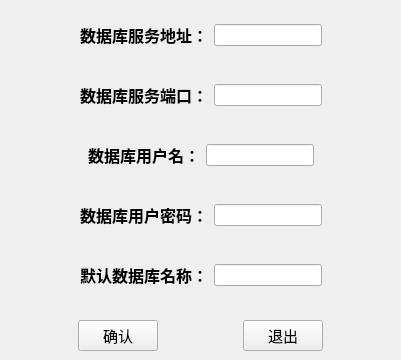
<?xml version="1.0" encoding="UTF-8"?>
<ui version="4.0">
 <class>db_edit</class>
 <widget class="QWidget" name="db_edit">
  <property name="geometry">
   <rect>
    <x>0</x>
    <y>0</y>
    <width>401</width>
    <height>360</height>
   </rect>
  </property>
  <property name="windowTitle">
   <string>数据库配置</string>
  </property>
  <widget class="QWidget" name="horizontalLayoutWidget">
   <property name="geometry">
    <rect>
     <x>0</x>
     <y>10</y>
     <width>401</width>
     <height>51</height>
    </rect>
   </property>
   <layout class="QHBoxLayout" name="horizontalLayout">
    <item>
     <spacer name="horizontalSpacer_2">
      <property name="orientation">
       <enum>Qt::Horizontal</enum>
      </property>
      <property name="sizeHint" stdset="0">
       <size>
        <width>40</width>
        <height>20</height>
       </size>
      </property>
     </spacer>
    </item>
    <item>
     <widget class="QLabel" name="label">
      <property name="text">
       <string>&lt;html&gt;&lt;head/&gt;&lt;body&gt;&lt;p align=&quot;center&quot;&gt;&lt;span style=&quot; font-size:12pt; font-weight:600;&quot;&gt;数据库服务地址：&lt;/span&gt;&lt;/p&gt;&lt;/body&gt;&lt;/html&gt;</string>
      </property>
     </widget>
    </item>
    <item>
     <widget class="QLineEdit" name="ip_text"/>
    </item>
    <item>
     <spacer name="horizontalSpacer">
      <property name="orientation">
       <enum>Qt::Horizontal</enum>
      </property>
      <property name="sizeHint" stdset="0">
       <size>
        <width>40</width>
        <height>20</height>
       </size>
      </property>
     </spacer>
    </item>
   </layout>
  </widget>
  <widget class="QWidget" name="horizontalLayoutWidget_2">
   <property name="geometry">
    <rect>
     <x>0</x>
     <y>70</y>
     <width>401</width>
     <height>51</height>
    </rect>
   </property>
   <layout class="QHBoxLayout" name="horizontalLayout_2">
    <item>
     <spacer name="horizontalSpacer_3">
      <property name="orientation">
       <enum>Qt::Horizontal</enum>
      </property>
      <property name="sizeHint" stdset="0">
       <size>
        <width>40</width>
        <height>20</height>
       </size>
      </property>
     </spacer>
    </item>
    <item>
     <widget class="QLabel" name="label_2">
      <property name="text">
       <string>&lt;html&gt;&lt;head/&gt;&lt;body&gt;&lt;p align=&quot;center&quot;&gt;&lt;span style=&quot; font-size:12pt; font-weight:600;&quot;&gt;数据库服务端口：&lt;/span&gt;&lt;/p&gt;&lt;/body&gt;&lt;/html&gt;</string>
      </property>
     </widget>
    </item>
    <item>
     <widget class="QLineEdit" name="port_text"/>
    </item>
    <item>
     <spacer name="horizontalSpacer_4">
      <property name="orientation">
       <enum>Qt::Horizontal</enum>
      </property>
      <property name="sizeHint" stdset="0">
       <size>
        <width>40</width>
        <height>20</height>
       </size>
      </property>
     </spacer>
    </item>
   </layout>
  </widget>
  <widget class="QWidget" name="horizontalLayoutWidget_3">
   <property name="geometry">
    <rect>
     <x>0</x>
     <y>130</y>
     <width>401</width>
     <height>51</height>
    </rect>
   </property>
   <layout class="QHBoxLayout" name="horizontalLayout_3">
    <item>
     <spacer name="horizontalSpacer_5">
      <property name="orientation">
       <enum>Qt::Horizontal</enum>
      </property>
      <property name="sizeHint" stdset="0">
       <size>
        <width>40</width>
        <height>20</height>
       </size>
      </property>
     </spacer>
    </item>
    <item>
     <widget class="QLabel" name="label_3">
      <property name="text">
       <string>&lt;html&gt;&lt;head/&gt;&lt;body&gt;&lt;p align=&quot;center&quot;&gt;&lt;span style=&quot; font-size:12pt; font-weight:600;&quot;&gt;数据库用户名：&lt;/span&gt;&lt;/p&gt;&lt;/body&gt;&lt;/html&gt;</string>
      </property>
     </widget>
    </item>
    <item>
     <widget class="QLineEdit" name="user_text"/>
    </item>
    <item>
     <spacer name="horizontalSpacer_6">
      <property name="orientation">
       <enum>Qt::Horizontal</enum>
      </property>
      <property name="sizeHint" stdset="0">
       <size>
        <width>40</width>
        <height>20</height>
       </size>
      </property>
     </spacer>
    </item>
   </layout>
  </widget>
  <widget class="QWidget" name="horizontalLayoutWidget_4">
   <property name="geometry">
    <rect>
     <x>0</x>
     <y>190</y>
     <width>401</width>
     <height>51</height>
    </rect>
   </property>
   <layout class="QHBoxLayout" name="horizontalLayout_4">
    <item>
     <spacer name="horizontalSpacer_7">
      <property name="orientation">
       <enum>Qt::Horizontal</enum>
      </property>
      <property name="sizeHint" stdset="0">
       <size>
        <width>40</width>
        <height>20</height>
       </size>
      </property>
     </spacer>
    </item>
    <item>
     <widget class="QLabel" name="label_4">
      <property name="text">
       <string>&lt;html&gt;&lt;head/&gt;&lt;body&gt;&lt;p align=&quot;center&quot;&gt;&lt;span style=&quot; font-size:12pt; font-weight:600;&quot;&gt;数据库用户密码：&lt;/span&gt;&lt;/p&gt;&lt;/body&gt;&lt;/html&gt;</string>
      </property>
     </widget>
    </item>
    <item>
     <widget class="QLineEdit" name="pwd_text"/>
    </item>
    <item>
     <spacer name="horizontalSpacer_8">
      <property name="orientation">
       <enum>Qt::Horizontal</enum>
      </property>
      <property name="sizeHint" stdset="0">
       <size>
        <width>40</width>
        <height>20</height>
       </size>
      </property>
     </spacer>
    </item>
   </layout>
  </widget>
  <widget class="QWidget" name="horizontalLayoutWidget_5">
   <property name="geometry">
    <rect>
     <x>0</x>
     <y>310</y>
     <width>401</width>
     <height>51</height>
    </rect>
   </property>
   <layout class="QHBoxLayout" name="horizontalLayout_5">
    <item>
     <spacer name="horizontalSpacer_9">
      <property name="orientation">
       <enum>Qt::Horizontal</enum>
      </property>
      <property name="sizeHint" stdset="0">
       <size>
        <width>40</width>
        <height>20</height>
       </size>
      </property>
     </spacer>
    </item>
    <item>
     <widget class="QPushButton" name="ok_btn">
      <property name="font">
       <font>
        <family>Arial</family>
        <pointsize>11</pointsize>
       </font>
      </property>
      <property name="text">
       <string>确认</string>
      </property>
     </widget>
    </item>
    <item>
     <spacer name="horizontalSpacer_10">
      <property name="orientation">
       <enum>Qt::Horizontal</enum>
      </property>
      <property name="sizeHint" stdset="0">
       <size>
        <width>40</width>
        <height>20</height>
       </size>
      </property>
     </spacer>
    </item>
    <item>
     <widget class="QPushButton" name="exit_btn">
      <property name="font">
       <font>
        <family>Arial</family>
        <pointsize>11</pointsize>
       </font>
      </property>
      <property name="text">
       <string>退出</string>
      </property>
     </widget>
    </item>
    <item>
     <spacer name="horizontalSpacer_11">
      <property name="orientation">
       <enum>Qt::Horizontal</enum>
      </property>
      <property name="sizeHint" stdset="0">
       <size>
        <width>40</width>
        <height>20</height>
       </size>
      </property>
     </spacer>
    </item>
   </layout>
  </widget>
  <widget class="QLabel" name="label_5">
   <property name="geometry">
    <rect>
     <x>-10</x>
     <y>0</y>
     <width>461</width>
     <height>411</height>
    </rect>
   </property>
   <property name="styleSheet">
    <string notr="true">background-image:url(:/new/setting.png);</string>
   </property>
   <property name="text">
    <string/>
   </property>
  </widget>
  <widget class="QWidget" name="horizontalLayoutWidget_6">
   <property name="geometry">
    <rect>
     <x>0</x>
     <y>250</y>
     <width>401</width>
     <height>51</height>
    </rect>
   </property>
   <layout class="QHBoxLayout" name="horizontalLayout_6">
    <item>
     <spacer name="horizontalSpacer_12">
      <property name="orientation">
       <enum>Qt::Horizontal</enum>
      </property>
      <property name="sizeHint" stdset="0">
       <size>
        <width>40</width>
        <height>20</height>
       </size>
      </property>
     </spacer>
    </item>
    <item>
     <widget class="QLabel" name="label_6">
      <property name="text">
       <string>&lt;html&gt;&lt;head/&gt;&lt;body&gt;&lt;p align=&quot;center&quot;&gt;&lt;span style=&quot; font-size:12pt; font-weight:600;&quot;&gt;默认数据库名称：&lt;/span&gt;&lt;/p&gt;&lt;/body&gt;&lt;/html&gt;</string>
      </property>
     </widget>
    </item>
    <item>
     <widget class="QLineEdit" name="name_text"/>
    </item>
    <item>
     <spacer name="horizontalSpacer_13">
      <property name="orientation">
       <enum>Qt::Horizontal</enum>
      </property>
      <property name="sizeHint" stdset="0">
       <size>
        <width>40</width>
        <height>20</height>
       </size>
      </property>
     </spacer>
    </item>
   </layout>
  </widget>
  <zorder>label_5</zorder>
  <zorder>horizontalLayoutWidget</zorder>
  <zorder>horizontalLayoutWidget_2</zorder>
  <zorder>horizontalLayoutWidget_3</zorder>
  <zorder>horizontalLayoutWidget_4</zorder>
  <zorder>horizontalLayoutWidget_5</zorder>
  <zorder>horizontalLayoutWidget_6</zorder>
 </widget>
 <resources>
  <include location="../Resource_files/photo.qrc"/>
 </resources>
 <connections/>
</ui>
